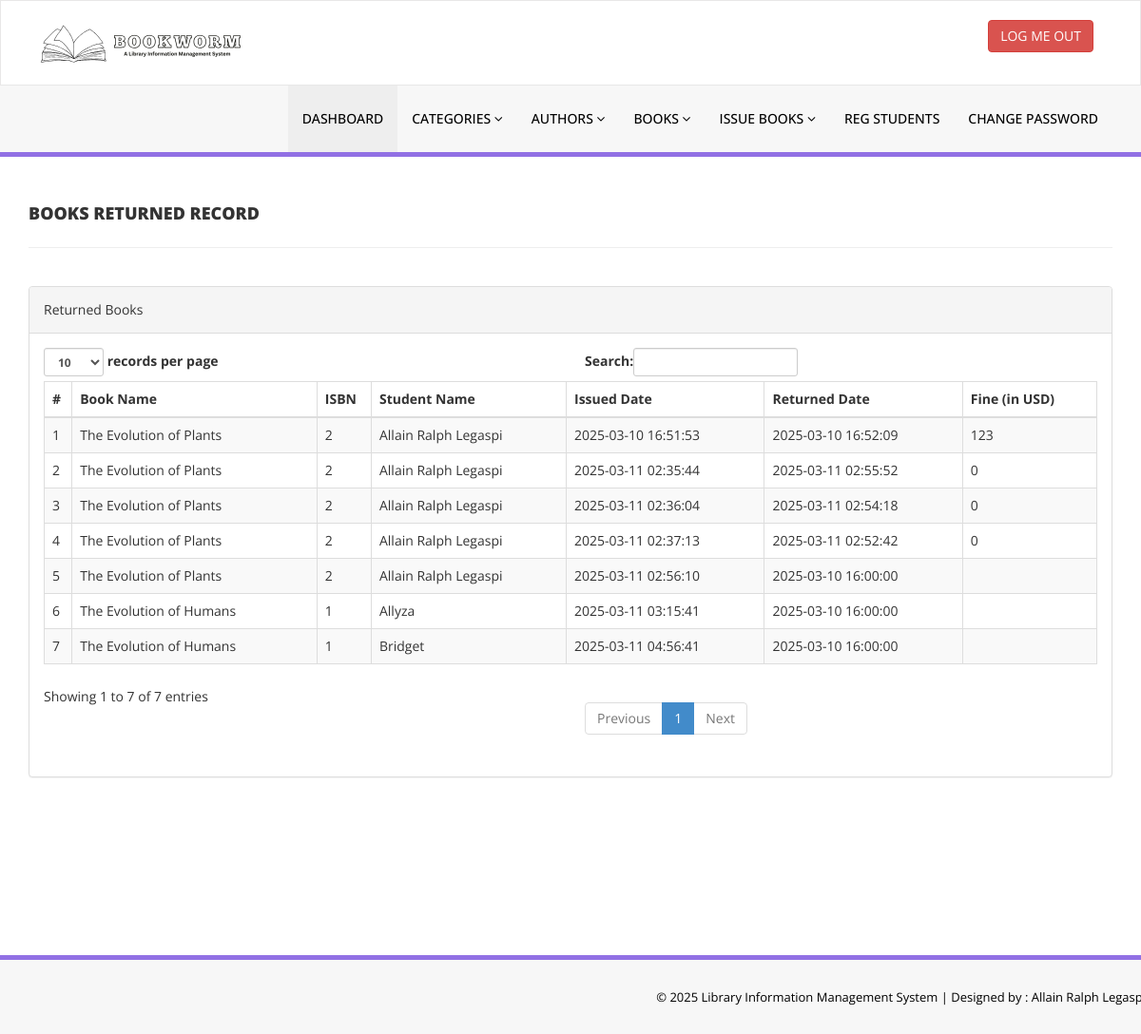
Page /Library_Management/admin/books-returned-record.php (signed in) on the committed database.
### tables this page shows
CREATE TABLE `tblissuedbookdetails` (
  `id` int(11) NOT NULL,
  `BookId` int(11) DEFAULT NULL,
  `StudentID` varchar(150) DEFAULT NULL,
  `IssuesDate` timestamp NULL DEFAULT current_timestamp(),
  `ReturnDate` timestamp NULL DEFAULT NULL ON UPDATE current_timestamp(),
  `RetrunStatus` int(1) DEFAULT NULL,
  `fine` int(11) DEFAULT NULL
);

CREATE TABLE `tblbooks` (
  `id` int(11) NOT NULL,
  `BookName` varchar(255) DEFAULT NULL,
  `CatId` int(11) DEFAULT NULL,
  `AuthorId` int(11) DEFAULT NULL,
  `ISBNNumber` int(11) DEFAULT NULL,
  `BookPrice` int(11) DEFAULT NULL,
  `RegDate` timestamp NULL DEFAULT current_timestamp(),
  `UpdationDate` timestamp NULL DEFAULT NULL ON UPDATE current_timestamp(),
  `Stock` int(11) DEFAULT 0
);

CREATE TABLE `tblstudents` (
  `id` int(11) NOT NULL,
  `StudentId` varchar(100) DEFAULT NULL,
  `FullName` varchar(120) DEFAULT NULL,
  `EmailId` varchar(120) DEFAULT NULL,
  `MobileNumber` char(11) DEFAULT NULL,
  `Password` varchar(120) DEFAULT NULL,
  `Status` int(1) DEFAULT NULL,
  `RegDate` timestamp NULL DEFAULT current_timestamp(),
  `UpdationDate` timestamp NULL DEFAULT NULL ON UPDATE current_timestamp()
);

### Library_Management/admin/books-returned-record.php (the view, shortened to what this page needs)
<?php
include('includes/config.php');
if (strlen($_SESSION['alogin']) == 0) {
    header('location:index.php');
} else {
    ?>
    <!DOCTYPE html>
    <html xmlns="http://www.w3.org/1999/xhtml">
    <head>
        <link href="assets/css/bootstrap.css" rel="stylesheet" />
        <link href="assets/css/font-awesome.css" rel="stylesheet" />
        <link href="assets/css/style.css" rel="stylesheet" />
    </head>
    <body>
        <?php include('includes/header.php'); ?>
        <div class="content-wrapper">
            <div class="container">
                <div class="row pad-botm">
                    <div class="col-md-12">
                        <h4 class="header-line">BOOKS RETURNED RECORD</h4>
                    </div>
                </div>
                <div class="row">
                    <div class="col-md-12">
                        <div class="panel panel-default">
                            <div class="panel-heading">
                                Returned Books
                            </div>
                            <div class="panel-body">
                                <div class="table-responsive">
                                    <table class="table table-striped table-bordered table-hover" id="dataTables-example">
                                        <thead>
                                            <tr>
                                                <th>#</th>
                                                <th>Book Name</th>
                                                <th>ISBN</th>
                                                <th>Student Name</th>
                                                <th>Issued Date</th>
                                                <th>Returned Date</th>
                                                <th>Fine (in USD)</th>
                                            </tr>
                                        </thead>
                                        <tbody>
                                            <?php
                                            $status = 1;
                                            $sql = "SELECT tblbooks.BookName, tblbooks.ISBNNumber, tblstudents.FullName, tblissuedbookdetails.IssuesDate, tblissuedbookdetails.ReturnDate, tblissuedbookdetails.fine FROM tblissuedbookdetails JOIN tblbooks ON tblbooks.id=tblissuedbookdetails.BookId JOIN tblstudents ON tblstudents.StudentId=tblissuedbookdetails.StudentId WHERE tblissuedbookdetails.RetrunStatus=:status";
                                            $query = $dbh->prepare($sql);
                                            $query->bindParam(':status', $status, PDO::PARAM_STR);
                                            $query->execute();
                                            $results = $query->fetchAll(PDO::FETCH_OBJ);
                                            $cnt = 1;
                                            if ($query->rowCount() > 0) {
                                                foreach ($results as $result) { ?>
                                                    <tr class="odd gradeX">
                                                        <td class="center"><?php echo htmlentities($cnt); ?></td>
                                                        <td class="center"><?php echo htmlentities($result->BookName); ?></td>
                                                        <td class="center"><?php echo htmlentities($result->ISBNNumber); ?></td>
                                                        <td class="center"><?php echo htmlentities($result->FullName); ?></td>
                                                        <td class="center"><?php echo htmlentities($result->IssuesDate); ?></td>
                                                        <td class="center"><?php echo htmlentities($result->ReturnDate); ?></td>
                                                        <td class="center"><?php echo htmlentities($result->fine); ?></td>
                                                    </tr>
                                                    <?php $cnt++;
                                                }
                                            } ?>
                                        </tbody>
                                    </table>
                                </div>
                            </div>
                        </div>
                    </div>
                </div>
            </div>
        </div>
        <?php include('includes/footer.php'); ?>
    </body>
    </html>
<?php } ?>

### Library_Management/admin/assets/css/style.css (style rules this page uses)
.content-wrapper { margin-top: 40px; min-height:800px; padding-bottom:90px; }
.header-line { font-weight:900; padding-bottom:25px; border-bottom:1px solid #eeeeee; text-transform:uppercase; }
.pad-botm { padding-bottom:30px; }

### rows in the picture
tblissuedbookdetails: BookId.BookName "The Evolution of Plants", BookId.ISBNNumber "2", tblstudents.FullName "Allain Ralph Legaspi", IssuesDate "2025-03-10 16:51:53", ReturnDate "2025-03-10 16:52:09", fine "123"
tblissuedbookdetails: BookId.BookName "The Evolution of Plants", BookId.ISBNNumber "2", tblstudents.FullName "Allain Ralph Legaspi", IssuesDate "2025-03-11 02:35:44", ReturnDate "2025-03-11 02:55:52", fine "0"
tblissuedbookdetails: BookId.BookName "The Evolution of Plants", BookId.ISBNNumber "2", tblstudents.FullName "Allain Ralph Legaspi", IssuesDate "2025-03-11 02:36:04", ReturnDate "2025-03-11 02:54:18", fine "0"
tblissuedbookdetails: BookId.BookName "The Evolution of Plants", BookId.ISBNNumber "2", tblstudents.FullName "Allain Ralph Legaspi", IssuesDate "2025-03-11 02:37:13", ReturnDate "2025-03-11 02:52:42", fine "0"
tblissuedbookdetails: BookId.BookName "The Evolution of Plants", BookId.ISBNNumber "2", tblstudents.FullName "Allain Ralph Legaspi", IssuesDate "2025-03-11 02:56:10", ReturnDate "2025-03-10 16:00:00"
tblissuedbookdetails: BookId.BookName "The Evolution of Humans", BookId.ISBNNumber "1", tblstudents.FullName "Allyza", IssuesDate "2025-03-11 03:15:41", ReturnDate "2025-03-10 16:00:00"
tblissuedbookdetails: BookId.BookName "The Evolution of Humans", BookId.ISBNNumber "1", tblstudents.FullName "Bridget", IssuesDate "2025-03-11 04:56:41", ReturnDate "2025-03-10 16:00:00"
